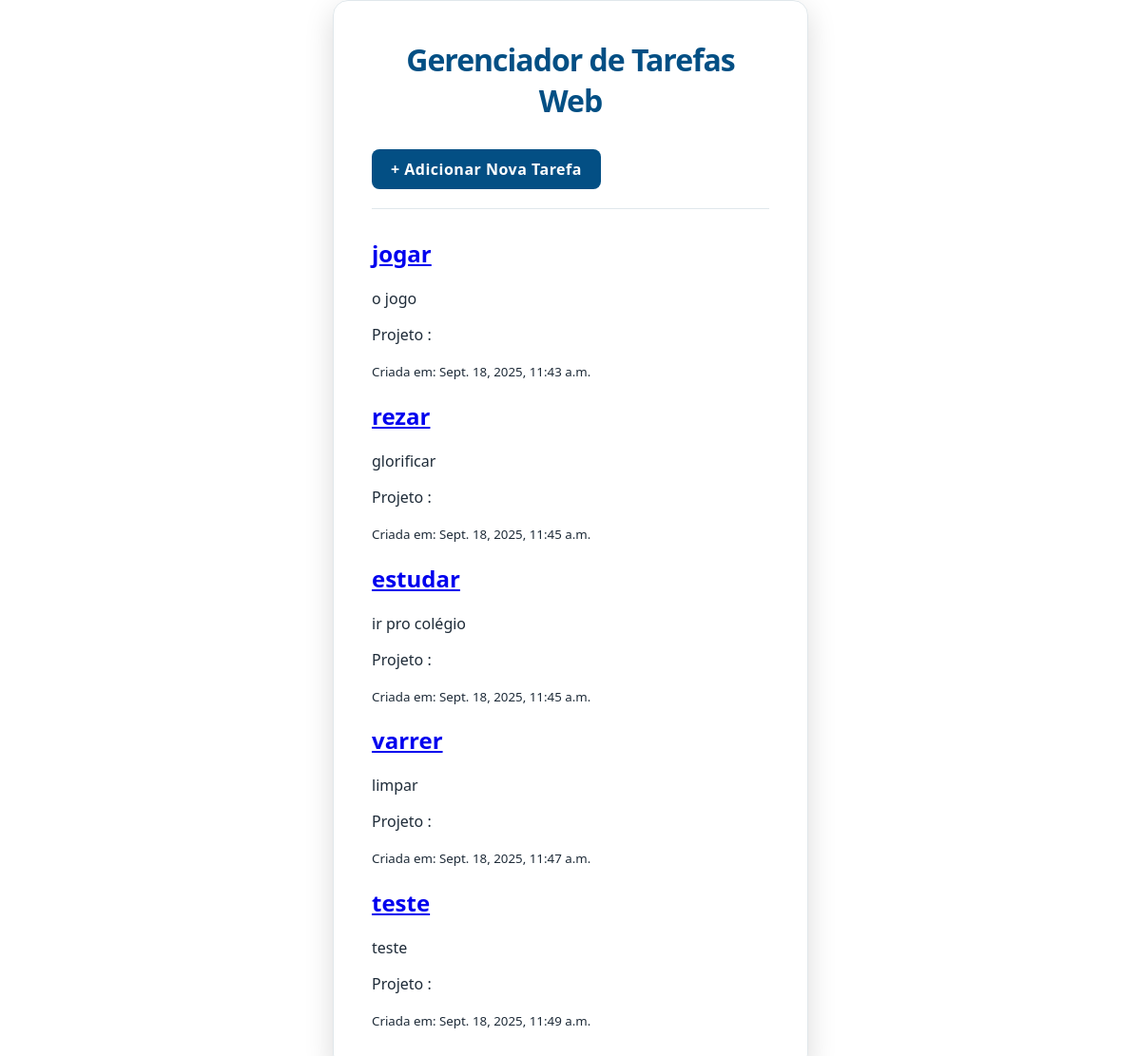
Page /tarefas/ on the earlier database version.
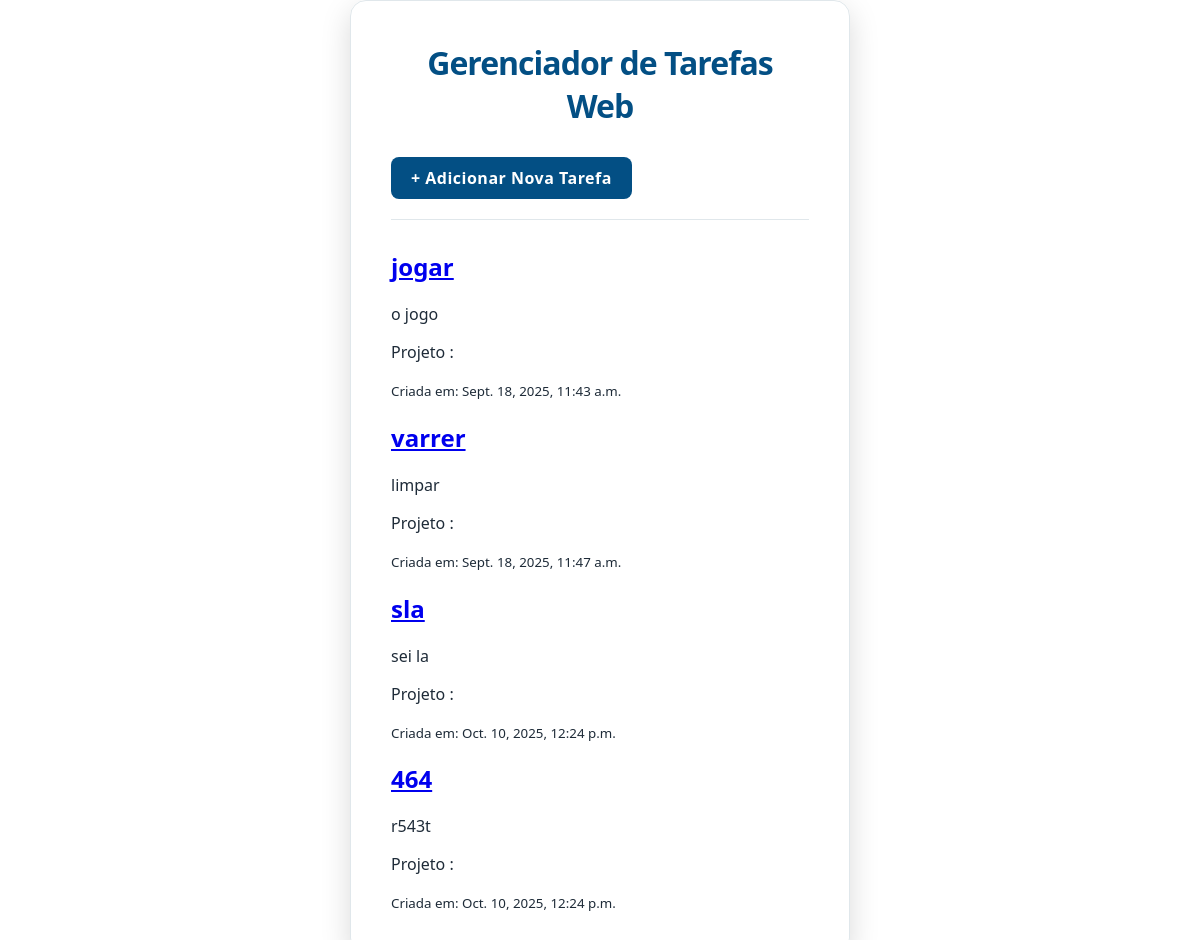
Same page on the later database version.
### tarefas/models.py (models this page shows, shortened)
class Tarefa(models.Model):
    titulo = models.CharField(max_length = 200)
    descricao = models.TextField(blank=True, null=True)
    data_criacao = models.DateTimeField(auto_now_add = True)
    concluido = models.BooleanField(default=False)
    projeto = models.ForeignKey(Projeto, on_delete=models.CASCADE, null = True, blank = True)

### tarefas/views.py (the view)
# urls.py: path('', views.listar_tarefas, name = 'lista_tarefas'), #seria /tarefas/
def listar_tarefas(request):
    tarefas_salvas = Tarefa.objects.all()
    contexto = {
        'minhas_tarefas': tarefas_salvas
    }
    return render(request, 'tarefas/lista.html', contexto)

### tarefas/templates/tarefas/lista.html (shortened to what this page needs)
<!DOCTYPE html>
<html lang="pt-br">
<head>
    {% load static %}
    <link rel="stylesheet" href="{% static 'lista/lista.css' %}">
</head>
<body>
    <h1>Gerenciador de Tarefas Web</h1>
    <a href="{% url 'adicionar_tarefa' %}"><strong>+ Adicionar Nova Tarefa</strong></a>
    <hr>
    {% for tarefa in minhas_tarefas %}
        <div class="tarefa {% if tarefa.concluida %}concluida{% endif %}">
            <h2><a href="{% url 'detalhe_tarefa' tarefa.id %}">{{ tarefa.titulo }}</a></h2>
            <p>{{ tarefa.descricao }}</p>
            <p>Projeto :{{tarefa.projeto.nome}}</p>
            <small>Criada em: {{ tarefa.data_criacao }}</small>
        </div>
    {% empty %}
        <p>Nenhuma tarefa cadastrada ainda. Adicione algumas no <a href="/admin/">Admin</a>!</p>
    {% endfor %}
</body>
</html>

Differences in the rows shown:
removed Tarefa: titulo "rezar", descricao "glorificar", data_criacao "Sept. 18, 2025, 11:45 a.m."
removed Tarefa: titulo "estudar", descricao "ir pro colégio", data_criacao "Sept. 18, 2025, 11:45 a.m."
removed Tarefa: titulo "teste", descricao "teste", data_criacao "Sept. 18, 2025, 11:49 a.m."
added Tarefa: titulo "sla", descricao "sei la", data_criacao "Oct. 10, 2025, 12:24 p.m."
added Tarefa: titulo "464", descricao "r543t", data_criacao "Oct. 10, 2025, 12:24 p.m."
